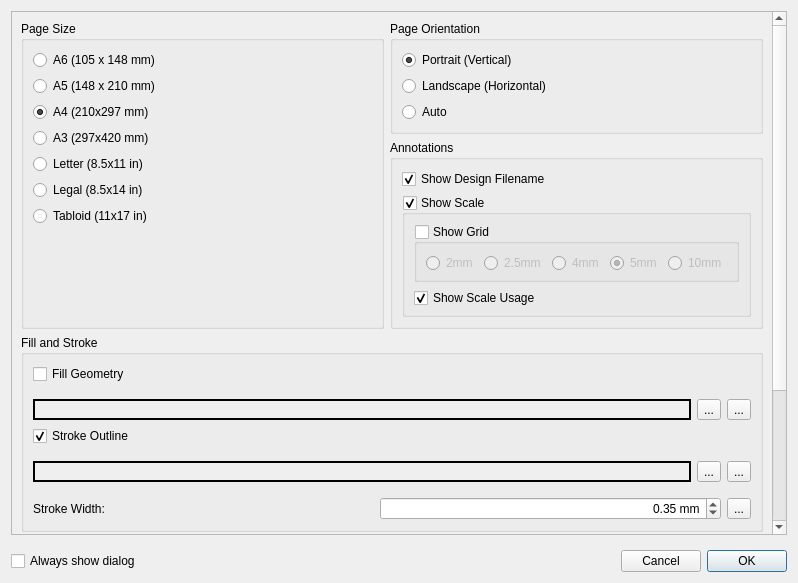
<?xml version="1.0" encoding="UTF-8"?>
<ui version="4.0">
 <class>ExportPdfDialog</class>
 <widget class="QDialog" name="ExportPdfDialog">
  <property name="geometry">
   <rect>
    <x>0</x>
    <y>0</y>
    <width>798</width>
    <height>583</height>
   </rect>
  </property>
  <property name="minimumSize">
   <size>
    <width>462</width>
    <height>546</height>
   </size>
  </property>
  <property name="windowTitle">
   <string>Export PDF Options</string>
  </property>
  <layout class="QVBoxLayout" name="verticalLayout" stretch="0,0">
   <item>
    <widget class="QScrollArea" name="scrollArea">
     <property name="widgetResizable">
      <bool>true</bool>
     </property>
     <widget class="QWidget" name="scrollAreaWidgetContents">
      <property name="geometry">
       <rect>
        <x>0</x>
        <y>0</y>
        <width>764</width>
        <height>593</height>
       </rect>
      </property>
      <layout class="QGridLayout" name="gridLayout" columnstretch="1,1">
       <item row="0" column="0" rowspan="2">
        <widget class="QGroupBox" name="groupSize">
         <property name="toolTip">
          <string>&lt;html&gt;&lt;head/&gt;&lt;body&gt;&lt;p&gt;Set the PDF page (paper) size.  &lt;/p&gt;&lt;/body&gt;&lt;/html&gt;</string>
         </property>
         <property name="title">
          <string>Page Size</string>
         </property>
         <layout class="QVBoxLayout" name="verticalLayout_3">
          <item>
           <widget class="QRadioButton" name="radioButtonA6">
            <property name="text">
             <string>A6 (105 x 148 mm)</string>
            </property>
            <property name="_settings_value" stdset="0">
             <string notr="true">a6</string>
            </property>
            <attribute name="buttonGroup">
             <string notr="true">buttonGroupPaperSize</string>
            </attribute>
           </widget>
          </item>
          <item>
           <widget class="QRadioButton" name="radioButtonA5">
            <property name="text">
             <string>A5 (148 x 210 mm)</string>
            </property>
            <property name="_settings_value" stdset="0">
             <string notr="true">a5</string>
            </property>
            <attribute name="buttonGroup">
             <string notr="true">buttonGroupPaperSize</string>
            </attribute>
           </widget>
          </item>
          <item>
           <widget class="QRadioButton" name="radioButtonA4">
            <property name="text">
             <string>A4 (210x297 mm)</string>
            </property>
            <property name="checked">
             <bool>true</bool>
            </property>
            <property name="_settings_value" stdset="0">
             <string notr="true">a4</string>
            </property>
            <attribute name="buttonGroup">
             <string notr="true">buttonGroupPaperSize</string>
            </attribute>
           </widget>
          </item>
          <item>
           <widget class="QRadioButton" name="radioButtonA3">
            <property name="text">
             <string>A3 (297x420 mm)</string>
            </property>
            <property name="_settings_value" stdset="0">
             <string notr="true">a3</string>
            </property>
            <attribute name="buttonGroup">
             <string notr="true">buttonGroupPaperSize</string>
            </attribute>
           </widget>
          </item>
          <item>
           <widget class="QRadioButton" name="radioButtonLetter">
            <property name="text">
             <string>Letter (8.5x11 in)</string>
            </property>
            <property name="_settings_value" stdset="0">
             <string notr="true">letter</string>
            </property>
            <attribute name="buttonGroup">
             <string notr="true">buttonGroupPaperSize</string>
            </attribute>
           </widget>
          </item>
          <item>
           <widget class="QRadioButton" name="radioButtonLegal">
            <property name="text">
             <string>Legal (8.5x14 in)</string>
            </property>
            <property name="_settings_value" stdset="0">
             <string notr="true">legal</string>
            </property>
            <attribute name="buttonGroup">
             <string notr="true">buttonGroupPaperSize</string>
            </attribute>
           </widget>
          </item>
          <item>
           <widget class="QRadioButton" name="radioButtonTabloid">
            <property name="text">
             <string>Tabloid (11x17 in)</string>
            </property>
            <property name="Tabloid" stdset="0">
             <string/>
            </property>
            <property name="_settings_value" stdset="0">
             <string notr="true">tabloid</string>
            </property>
            <attribute name="buttonGroup">
             <string notr="true">buttonGroupPaperSize</string>
            </attribute>
           </widget>
          </item>
          <item>
           <spacer name="verticalSpacer">
            <property name="orientation">
             <enum>Qt::Vertical</enum>
            </property>
            <property name="sizeHint" stdset="0">
             <size>
              <width>20</width>
              <height>40</height>
             </size>
            </property>
           </spacer>
          </item>
         </layout>
        </widget>
       </item>
       <item row="3" column="0" colspan="2">
        <widget class="QGroupBox" name="groupMetaData">
         <property name="title">
          <string>Meta data</string>
         </property>
         <property name="checkable">
          <bool>true</bool>
         </property>
         <property name="checked">
          <bool>true</bool>
         </property>
         <layout class="QVBoxLayout" name="verticalLayout_7">
          <item>
           <widget class="QLabel" name="label_3">
            <property name="text">
             <string>The fields Title, Creator and CreateDate are always filled in the exported file when meta data is enabled.</string>
            </property>
            <property name="wordWrap">
             <bool>true</bool>
            </property>
           </widget>
          </item>
          <item>
           <layout class="QGridLayout" name="gridLayoutMetaData">
            <property name="horizontalSpacing">
             <number>16</number>
            </property>
            <property name="verticalSpacing">
             <number>8</number>
            </property>
            <item row="3" column="0">
             <widget class="QCheckBox" name="checkBoxMetaDataSubject">
              <property name="enabled">
               <bool>true</bool>
              </property>
              <property name="toolTip">
               <string>A description of the document</string>
              </property>
              <property name="text">
               <string/>
              </property>
             </widget>
            </item>
            <item row="1" column="1">
             <widget class="QLineEdit" name="lineEditMetaDataTitle">
              <property name="enabled">
               <bool>true</bool>
              </property>
              <property name="placeholderText">
               <string>Title, leave empty to use the file name</string>
              </property>
              <property name="clearButtonEnabled">
               <bool>true</bool>
              </property>
             </widget>
            </item>
            <item row="3" column="1">
             <widget class="QLineEdit" name="lineEditMetaDataSubject">
              <property name="enabled">
               <bool>true</bool>
              </property>
              <property name="placeholderText">
               <string>Subject</string>
              </property>
              <property name="clearButtonEnabled">
               <bool>true</bool>
              </property>
             </widget>
            </item>
            <item row="4" column="1">
             <widget class="QLineEdit" name="lineEditMetaDataKeywords">
              <property name="enabled">
               <bool>true</bool>
              </property>
              <property name="toolTip">
               <string>A copyright associated with this document</string>
              </property>
              <property name="placeholderText">
               <string>Keywords</string>
              </property>
              <property name="clearButtonEnabled">
               <bool>true</bool>
              </property>
             </widget>
            </item>
            <item row="2" column="0">
             <widget class="QCheckBox" name="checkBoxMetaDataAuthor">
              <property name="enabled">
               <bool>true</bool>
              </property>
              <property name="toolTip">
               <string>A name for a designer of this document</string>
              </property>
              <property name="text">
               <string/>
              </property>
             </widget>
            </item>
            <item row="2" column="1">
             <widget class="QLineEdit" name="lineEditMetaDataAuthor">
              <property name="enabled">
               <bool>true</bool>
              </property>
              <property name="placeholderText">
               <string>Author</string>
              </property>
              <property name="clearButtonEnabled">
               <bool>true</bool>
              </property>
             </widget>
            </item>
            <item row="4" column="0">
             <widget class="QCheckBox" name="checkBoxMetaDataKeywords">
              <property name="enabled">
               <bool>true</bool>
              </property>
              <property name="text">
               <string/>
              </property>
             </widget>
            </item>
           </layout>
          </item>
         </layout>
        </widget>
       </item>
       <item row="0" column="1">
        <widget class="QGroupBox" name="groupOrientation">
         <property name="toolTip">
          <string>&lt;html&gt;&lt;head/&gt;&lt;body&gt;&lt;p&gt;Set the direction of the largest page dimension.&lt;/p&gt;&lt;/body&gt;&lt;/html&gt;</string>
         </property>
         <property name="title">
          <string>Page Orientation</string>
         </property>
         <layout class="QVBoxLayout" name="verticalLayout_4">
          <item>
           <widget class="QRadioButton" name="radioButtonOrientationPortrait">
            <property name="text">
             <string>Portrait (Vertical)</string>
            </property>
            <property name="checked">
             <bool>true</bool>
            </property>
            <property name="portrait" stdset="0">
             <string/>
            </property>
            <attribute name="buttonGroup">
             <string notr="true">buttonGroupOrientation</string>
            </attribute>
           </widget>
          </item>
          <item>
           <widget class="QRadioButton" name="radioButtonOrientationLandscape">
            <property name="text">
             <string>Landscape (Horizontal)</string>
            </property>
            <property name="_settings_value" stdset="0">
             <string notr="true">landscape</string>
            </property>
            <attribute name="buttonGroup">
             <string notr="true">buttonGroupOrientation</string>
            </attribute>
           </widget>
          </item>
          <item>
           <widget class="QRadioButton" name="radioButtonOrientationAuto">
            <property name="toolTip">
             <string>&lt;html&gt;&lt;head/&gt;&lt;body&gt;&lt;p&gt;Determine best orientation based on maximum geometry dimension.&lt;/p&gt;&lt;/body&gt;&lt;/html&gt;</string>
            </property>
            <property name="text">
             <string>Auto</string>
            </property>
            <property name="_settings_value" stdset="0">
             <string notr="true">auto</string>
            </property>
            <attribute name="buttonGroup">
             <string notr="true">buttonGroupOrientation</string>
            </attribute>
           </widget>
          </item>
         </layout>
        </widget>
       </item>
       <item row="1" column="1">
        <widget class="QGroupBox" name="groupAnnotations">
         <property name="title">
          <string>Annotations</string>
         </property>
         <layout class="QVBoxLayout" name="verticalLayout_2">
          <item>
           <widget class="QCheckBox" name="checkBoxShowFilename">
            <property name="toolTip">
             <string>&lt;html&gt;&lt;head/&gt;&lt;body&gt;&lt;p&gt;Include design filename on page.&lt;/p&gt;&lt;/body&gt;&lt;/html&gt;</string>
            </property>
            <property name="text">
             <string>Show Design Filename</string>
            </property>
            <property name="checked">
             <bool>true</bool>
            </property>
           </widget>
          </item>
          <item>
           <widget class="QGroupBox" name="groupScale">
            <property name="toolTip">
             <string>&lt;html&gt;&lt;head/&gt;&lt;body&gt;&lt;p&gt;Include rulers on page to confirm 1:1 printing scale.&lt;/p&gt;&lt;/body&gt;&lt;/html&gt;</string>
            </property>
            <property name="title">
             <string>Show Scale</string>
            </property>
            <property name="checkable">
             <bool>true</bool>
            </property>
            <layout class="QVBoxLayout" name="verticalLayout_6">
             <property name="topMargin">
              <number>9</number>
             </property>
             <property name="bottomMargin">
              <number>6</number>
             </property>
             <item>
              <widget class="QGroupBox" name="groupGrid">
               <property name="toolTip">
                <string>&lt;html&gt;&lt;head/&gt;&lt;body&gt;&lt;p&gt;Include a grid of the selected size on the page.&lt;/p&gt;&lt;/body&gt;&lt;/html&gt;</string>
               </property>
               <property name="title">
                <string>Show Grid</string>
               </property>
               <property name="checkable">
                <bool>true</bool>
               </property>
               <property name="checked">
                <bool>false</bool>
               </property>
               <layout class="QHBoxLayout" name="horizontalLayout">
                <property name="topMargin">
                 <number>9</number>
                </property>
                <property name="bottomMargin">
                 <number>6</number>
                </property>
                <item>
                 <widget class="QRadioButton" name="rbGs_2mm">
                  <property name="text">
                   <string>2mm</string>
                  </property>
                  <property name="_selected_value" stdset="0">
                   <double>2.000000000000000</double>
                  </property>
                  <attribute name="buttonGroup">
                   <string notr="true">buttonGroupGridSize</string>
                  </attribute>
                 </widget>
                </item>
                <item>
                 <widget class="QRadioButton" name="rbGs_2r5mm">
                  <property name="text">
                   <string>2.5mm</string>
                  </property>
                  <property name="_selected_value" stdset="0">
                   <double>2.500000000000000</double>
                  </property>
                  <attribute name="buttonGroup">
                   <string notr="true">buttonGroupGridSize</string>
                  </attribute>
                 </widget>
                </item>
                <item>
                 <widget class="QRadioButton" name="rbGs_4mm">
                  <property name="text">
                   <string>4mm</string>
                  </property>
                  <property name="_selected_value" stdset="0">
                   <double>4.000000000000000</double>
                  </property>
                  <attribute name="buttonGroup">
                   <string notr="true">buttonGroupGridSize</string>
                  </attribute>
                 </widget>
                </item>
                <item>
                 <widget class="QRadioButton" name="rbGs_5mm">
                  <property name="text">
                   <string>5mm</string>
                  </property>
                  <property name="checked">
                   <bool>true</bool>
                  </property>
                  <property name="_selected_value" stdset="0">
                   <double>5.000000000000000</double>
                  </property>
                  <attribute name="buttonGroup">
                   <string notr="true">buttonGroupGridSize</string>
                  </attribute>
                 </widget>
                </item>
                <item>
                 <widget class="QRadioButton" name="rbGs_10mm">
                  <property name="text">
                   <string>10mm</string>
                  </property>
                  <property name="_selected_value" stdset="0">
                   <double>10.000000000000000</double>
                  </property>
                  <attribute name="buttonGroup">
                   <string notr="true">buttonGroupGridSize</string>
                  </attribute>
                 </widget>
                </item>
               </layout>
              </widget>
             </item>
             <item>
              <widget class="QCheckBox" name="checkBoxShowScaleMessage">
               <property name="enabled">
                <bool>true</bool>
               </property>
               <property name="toolTip">
                <string>&lt;html&gt;&lt;head/&gt;&lt;body&gt;&lt;p&gt;Include text describing usage of scale.&lt;/p&gt;&lt;/body&gt;&lt;/html&gt;</string>
               </property>
               <property name="text">
                <string>Show Scale Usage</string>
               </property>
               <property name="checked">
                <bool>true</bool>
               </property>
              </widget>
             </item>
            </layout>
           </widget>
          </item>
         </layout>
        </widget>
       </item>
       <item row="2" column="0" colspan="2">
        <widget class="QGroupBox" name="groupFillStroke">
         <property name="title">
          <string>Fill and Stroke</string>
         </property>
         <layout class="QVBoxLayout" name="verticalLayoutFillStroke">
          <item>
           <widget class="QCheckBox" name="checkBoxEnableFill">
            <property name="toolTip">
             <string>&lt;html&gt;&lt;head/&gt;&lt;body&gt;&lt;p&gt;Enable filling of exported geometry with a color.&lt;/p&gt;&lt;/body&gt;&lt;/html&gt;</string>
            </property>
            <property name="text">
             <string>Fill Geometry</string>
            </property>
            <property name="checked">
             <bool>false</bool>
            </property>
           </widget>
          </item>
          <item>
           <layout class="QHBoxLayout" name="horizontalLayoutFillColor">
            <property name="topMargin">
             <number>9</number>
            </property>
            <item>
             <widget class="QLabel" name="labelFillColor">
              <property name="minimumSize">
               <size>
                <width>100</width>
                <height>0</height>
               </size>
              </property>
              <property name="frameShape">
               <enum>QFrame::Box</enum>
              </property>
              <property name="lineWidth">
               <number>2</number>
              </property>
              <property name="text">
               <string/>
              </property>
              <property name="autoFillBackground">
               <bool>true</bool>
              </property>
             </widget>
            </item>
            <item>
             <widget class="QToolButton" name="toolButtonFillColorReset">
              <property name="text">
               <string>...</string>
              </property>
              <property name="icon">
               <iconset theme="chokusen-undo">
                <normaloff>.</normaloff>.</iconset>
              </property>
             </widget>
            </item>
            <item>
             <widget class="QToolButton" name="toolButtonFillColor">
              <property name="text">
               <string>...</string>
              </property>
             </widget>
            </item>
           </layout>
          </item>
          <item>
           <widget class="QCheckBox" name="checkBoxEnableStroke">
            <property name="toolTip">
             <string>&lt;html&gt;&lt;head/&gt;&lt;body&gt;&lt;p&gt;Enable outline stroke for exported geometry.&lt;/p&gt;&lt;/body&gt;&lt;/html&gt;</string>
            </property>
            <property name="text">
             <string>Stroke Outline</string>
            </property>
            <property name="checked">
             <bool>true</bool>
            </property>
           </widget>
          </item>
          <item>
           <layout class="QHBoxLayout" name="horizontalLayoutStrokeColor">
            <property name="topMargin">
             <number>9</number>
            </property>
            <item>
             <widget class="QLabel" name="labelStrokeColor">
              <property name="minimumSize">
               <size>
                <width>100</width>
                <height>0</height>
               </size>
              </property>
              <property name="frameShape">
               <enum>QFrame::Box</enum>
              </property>
              <property name="lineWidth">
               <number>2</number>
              </property>
              <property name="text">
               <string/>
              </property>
              <property name="autoFillBackground">
               <bool>true</bool>
              </property>
             </widget>
            </item>
            <item>
             <widget class="QToolButton" name="toolButtonStrokeColorReset">
              <property name="text">
               <string>...</string>
              </property>
              <property name="icon">
               <iconset theme="chokusen-undo">
                <normaloff>.</normaloff>.</iconset>
              </property>
             </widget>
            </item>
            <item>
             <widget class="QToolButton" name="toolButtonStrokeColor">
              <property name="text">
               <string>...</string>
              </property>
             </widget>
            </item>
           </layout>
          </item>
          <item>
           <layout class="QHBoxLayout" name="horizontalLayoutStrokeWidth">
            <property name="topMargin">
             <number>9</number>
            </property>
            <item>
             <widget class="QLabel" name="labelStrokeWidth">
              <property name="text">
               <string>Stroke Width:</string>
              </property>
             </widget>
            </item>
            <item>
             <widget class="QDoubleSpinBox" name="doubleSpinBoxStrokeWidth">
              <property name="alignment">
               <set>Qt::AlignRight|Qt::AlignTrailing|Qt::AlignVCenter</set>
              </property>
              <property name="suffix">
               <string> mm</string>
              </property>
              <property name="decimals">
               <number>2</number>
              </property>
              <property name="minimum">
               <double>0.01</double>
              </property>
              <property name="maximum">
               <double>10.00</double>
              </property>
              <property name="singleStep">
               <double>0.10</double>
              </property>
              <property name="value">
               <double>0.35</double>
              </property>
             </widget>
            </item>
            <item>
             <widget class="QToolButton" name="toolButtonStrokeWidthReset">
              <property name="text">
               <string>...</string>
              </property>
              <property name="icon">
               <iconset theme="chokusen-undo">
                <normaloff>.</normaloff>.</iconset>
              </property>
             </widget>
            </item>
           </layout>
          </item>
         </layout>
        </widget>
       </item>
       <item row="4" column="0" colspan="2">
        <spacer name="verticalSpacerPdfDialog">
         <property name="orientation">
          <enum>Qt::Vertical</enum>
         </property>
         <property name="sizeHint" stdset="0">
          <size>
           <width>20</width>
           <height>0</height>
          </size>
         </property>
        </spacer>
       </item>
      </layout>
     </widget>
    </widget>
   </item>
   <item>
    <layout class="QHBoxLayout" name="horizontalLayoutDialogButtons">
     <property name="topMargin">
      <number>9</number>
     </property>
     <item>
      <widget class="QCheckBox" name="checkBoxAlwaysShowDialog">
       <property name="text">
        <string>Always show dialog</string>
       </property>
      </widget>
     </item>
     <item>
      <spacer name="horizontalSpacerDialogButtons">
       <property name="orientation">
        <enum>Qt::Horizontal</enum>
       </property>
       <property name="sizeHint" stdset="0">
        <size>
         <width>40</width>
         <height>20</height>
        </size>
       </property>
      </spacer>
     </item>
     <item>
      <widget class="QPushButton" name="pushButtonCancel">
       <property name="text">
        <string>Cancel</string>
       </property>
      </widget>
     </item>
     <item>
      <widget class="QPushButton" name="pushButtonOk">
       <property name="text">
        <string>OK</string>
       </property>
       <property name="default">
        <bool>true</bool>
       </property>
      </widget>
     </item>
    </layout>
   </item>
  </layout>
 </widget>
 <tabstops>
  <tabstop>pushButtonOk</tabstop>
  <tabstop>scrollArea</tabstop>
  <tabstop>radioButtonA6</tabstop>
  <tabstop>radioButtonA5</tabstop>
  <tabstop>radioButtonA4</tabstop>
  <tabstop>radioButtonA3</tabstop>
  <tabstop>radioButtonLetter</tabstop>
  <tabstop>radioButtonLegal</tabstop>
  <tabstop>radioButtonTabloid</tabstop>
  <tabstop>radioButtonOrientationPortrait</tabstop>
  <tabstop>radioButtonOrientationLandscape</tabstop>
  <tabstop>radioButtonOrientationAuto</tabstop>
  <tabstop>checkBoxShowFilename</tabstop>
  <tabstop>groupScale</tabstop>
  <tabstop>groupGrid</tabstop>
  <tabstop>rbGs_2mm</tabstop>
  <tabstop>rbGs_2r5mm</tabstop>
  <tabstop>rbGs_4mm</tabstop>
  <tabstop>rbGs_5mm</tabstop>
  <tabstop>rbGs_10mm</tabstop>
  <tabstop>checkBoxShowScaleMessage</tabstop>
  <tabstop>checkBoxEnableFill</tabstop>
  <tabstop>toolButtonFillColorReset</tabstop>
  <tabstop>toolButtonFillColor</tabstop>
  <tabstop>checkBoxEnableStroke</tabstop>
  <tabstop>toolButtonStrokeColorReset</tabstop>
  <tabstop>toolButtonStrokeColor</tabstop>
  <tabstop>doubleSpinBoxStrokeWidth</tabstop>
  <tabstop>toolButtonStrokeWidthReset</tabstop>
  <tabstop>groupMetaData</tabstop>
  <tabstop>lineEditMetaDataTitle</tabstop>
  <tabstop>checkBoxMetaDataAuthor</tabstop>
  <tabstop>lineEditMetaDataAuthor</tabstop>
  <tabstop>checkBoxMetaDataSubject</tabstop>
  <tabstop>lineEditMetaDataSubject</tabstop>
  <tabstop>checkBoxMetaDataKeywords</tabstop>
  <tabstop>lineEditMetaDataKeywords</tabstop>
  <tabstop>checkBoxAlwaysShowDialog</tabstop>
  <tabstop>pushButtonCancel</tabstop>
 </tabstops>
 <resources/>
 <connections>
  <connection>
   <sender>pushButtonOk</sender>
   <signal>clicked()</signal>
   <receiver>ExportPdfDialog</receiver>
   <slot>accept()</slot>
   <hints>
    <hint type="sourcelabel">
     <x>484</x>
     <y>522</y>
    </hint>
    <hint type="destinationlabel">
     <x>267</x>
     <y>272</y>
    </hint>
   </hints>
  </connection>
  <connection>
   <sender>pushButtonCancel</sender>
   <signal>clicked()</signal>
   <receiver>ExportPdfDialog</receiver>
   <slot>reject()</slot>
   <hints>
    <hint type="sourcelabel">
     <x>398</x>
     <y>522</y>
    </hint>
    <hint type="destinationlabel">
     <x>267</x>
     <y>272</y>
    </hint>
   </hints>
  </connection>
 </connections>
 <buttongroups>
  <buttongroup name="buttonGroupOrientation"/>
  <buttongroup name="buttonGroupPaperSize"/>
  <buttongroup name="buttonGroupGridSize"/>
 </buttongroups>
</ui>
